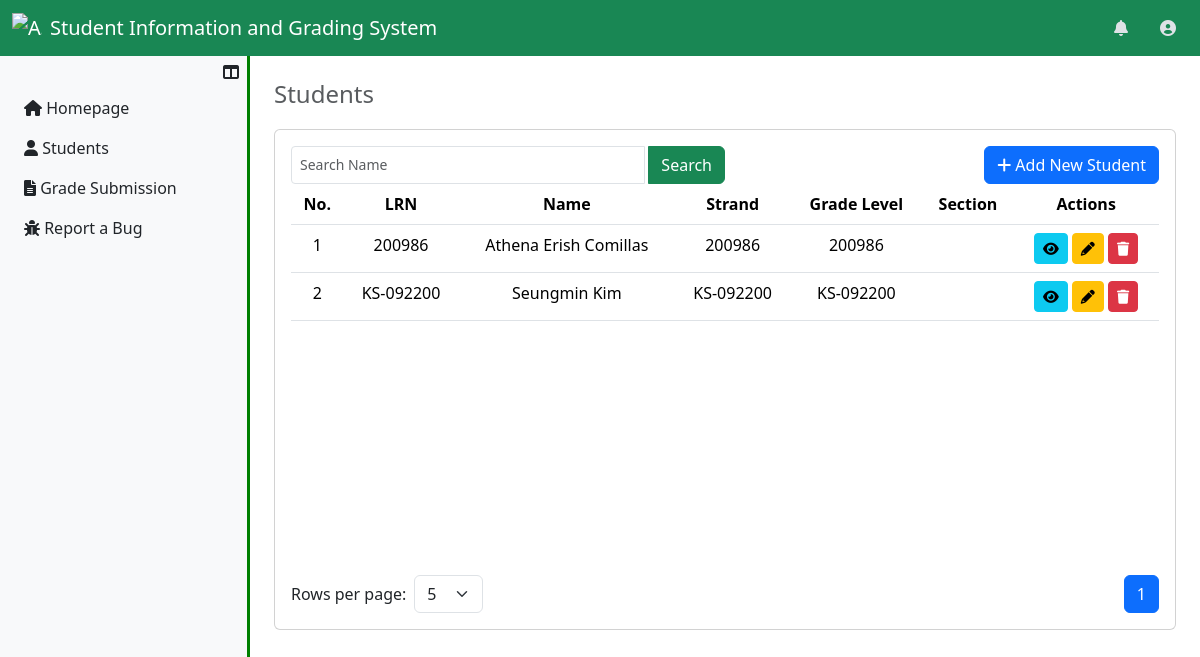
The app's page /UserFaculty/students.php (signed in) with its own data.
### tables this page shows
CREATE TABLE `students_tbl` (
  `student_id` int(11) NOT NULL,
  `student_number` varchar(11) NOT NULL,
  `lrn_number` varchar(250) NOT NULL,
  `s_fname` varchar(50) NOT NULL,
  `s_mname` varchar(50) DEFAULT NULL,
  `s_lname` varchar(50) NOT NULL,
  `s_suffix` varchar(10) DEFAULT NULL,
  `s_sex` enum('Male','Female') NOT NULL,
  `s_birthdate` date NOT NULL,
  `s_status` enum('Active','Inactive') NOT NULL,
  `insrt_ts` datetime NOT NULL,
  `updt_ts` datetime DEFAULT NULL
);

### UserFaculty/students.php (the view, shortened to what this page needs)
<?php
    include ("../server_connection/db_connect.php");
?>
<!DOCTYPE html>
<html lang="en">
<head>
    <link rel="stylesheet" href="../../Bootstrap/css/bootstrap.min.css">
    <link rel="stylesheet" href="https://cdnjs.cloudflare.com/ajax/libs/font-awesome/6.0.0-beta3/css/all.min.css">
</head>
<body>
    <?php include '../Assets/components/Navbar.php'; ?>
    <div class="d-flex">
        <?php include '../Assets/components/FacultySidebar.php'; ?>
        <div class="content p-4 flex-grow-1">
            <h4 class="text-muted">Students</h4>
            <div class="card table-container">
                <div class="card-body">
                    <div class="d-flex justify-content-between">
                        <div class="input-group w-50">
                            <input type="text" class="form-control form-control-sm me-1" id="searchInput" placeholder="Search Name">
                            <button class="btn btn-success" id="searchButton">Search</button>
                        </div>
                        <a href="AddStudent.php" class="btn btn-primary">
                            <i class="fas fa-plus"></i>
                            Add New Student
                        </a>
                    </div>
                    <div class="table-responsive">
                        <table class="table" id="studentsTable">
                            <thead align="center">
                                <tr>
                                    <th>No.</th>
                                    <th>LRN</th>
                                    <th>Name</th>
                                    <th>Strand</th>
                                    <th>Grade Level</th>
                                    <th>Section</th>
                                    <th>Actions</th>
                                </tr>
                            </thead>
                            <tbody id="tableBody" align="center">
                                <?php
                                    $sql = "SELECT * FROM students_tbl";
                                    try
                                    {
                                        $result=$conn->prepare($sql);
                                        $result->execute();
                                        if($result->rowcount()>0)
                                        {
                                            $i=1;
                                            while($row=$result->fetch(PDO::FETCH_ASSOC))
                                            {
                                                echo "
                                                    <tr>
                                                        <td class='text-center'>{$i} </td>
                                                        <td class='text-center'>{$row["student_number"]}</td>
                                                        <td>{$row["s_fname"]} {$row["s_lname"]}</td>
                                                        <td class='text-center'>{$row["student_number"]}</td>
                                                        <td class='text-center'>{$row["student_number"]}</td>
                                                        <td>";
                                                        ?>
                                                        <td class='text-center'>
                                                            <?php
                                                            echo "
                                                                <a href='ViewUser.php?student_id={$row["student_id"]}' class='btn btn-info btn-sm'>
                                                                    <i class='fas fa-eye'></i>
                                                                </a>
                                                                <a href='EditUser.php?student_id={$row["student_id"]}' class='btn btn-warning btn-sm'>
                                                                    <i class='fas fa-pencil'></i>
                                                                </a>
                                                                <a href='' class='btn btn-danger btn-sm'>
                                                                    <i class='fas fa-trash'></i>
                                                                </a>
                                                            ";
                                                            ?>
                                                        </td>
                                                    </tr>
                                                <?php
                                                $i++;
                                            }
                                        }
                                        else
                                        {
                                            echo "<tr><tdv colspan = '6'> No records found. </td></tr>";
                                        }
                                    }
                                    catch(Exception $e)
                                    {
                                        echo "Unexpected error has been occured!" . $e ->getMessage();
                                    }
                                ?>
                            </tbody>
                        </table>
                    </div>
                    <div class="d-flex justify-content-between align-items-center mt-3">
                        <div class="d-inline-flex align-items-center">
                            <label for="rowsPerPage" class="me-2 mb-0">Rows per page:</label>
                            <select id="rowsPerPage" class="form-select">
                                <option value="5">5</option>
                            </select>
                        </div>
                        <nav>
                            <ul class="pagination mb-0" id="pagination"></ul>
                        </nav>
                    </div>
                </div>
            </div>
        </div>
    </div>
</body>
</html>

### Assets/components/FacultySidebar.php (style rules this page uses)
html, body { height: 100vh; margin: 0; overflow: hidden; }

### UserFaculty/students.php (style rules this page uses)
.table-container { margin-top: 20px; min-width: 100%; }
.table-responsive { height: 375px; }
.content { transition: margin-left 0.3s ease; }
#rowsPerPage { width: auto; }

### records on screen
students_tbl: student_number "200986", s_fname "Athena Erish", s_lname "Comillas"
students_tbl: student_number "KS-092200", s_fname "Seungmin", s_lname "Kim"
